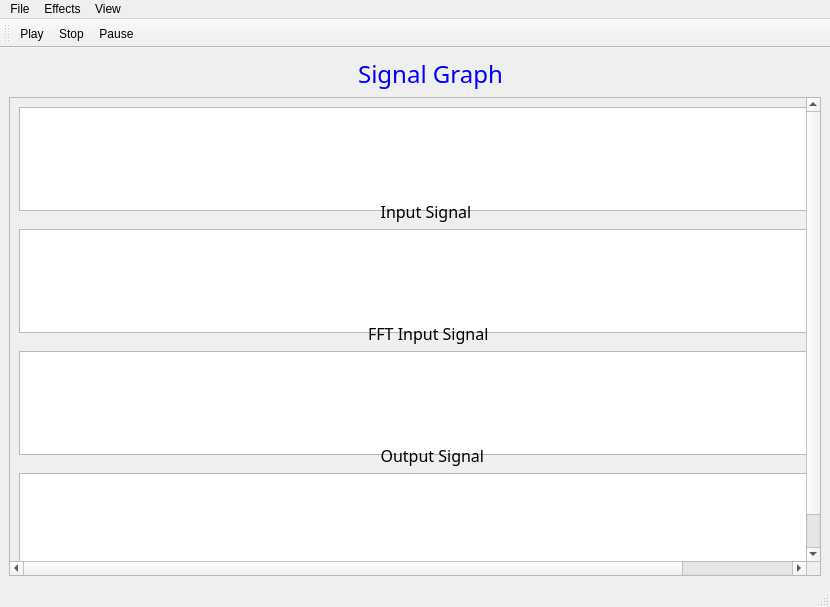
<?xml version="1.0" encoding="UTF-8"?>
<ui version="4.0">
 <class>MainWindow</class>
 <widget class="QMainWindow" name="MainWindow">
  <property name="geometry">
   <rect>
    <x>0</x>
    <y>0</y>
    <width>830</width>
    <height>607</height>
   </rect>
  </property>
  <property name="windowTitle">
   <string>MainWindow</string>
  </property>
  <widget class="QWidget" name="centralwidget">
   <layout class="QVBoxLayout" name="verticalLayout_3">
    <item>
     <widget class="QLabel" name="Signal_Status">
      <property name="palette">
       <palette>
        <active>
         <colorrole role="WindowText">
          <brush brushstyle="SolidPattern">
           <color alpha="255">
            <red>0</red>
            <green>0</green>
            <blue>255</blue>
           </color>
          </brush>
         </colorrole>
         <colorrole role="ButtonText">
          <brush brushstyle="SolidPattern">
           <color alpha="255">
            <red>0</red>
            <green>85</green>
            <blue>255</blue>
           </color>
          </brush>
         </colorrole>
        </active>
        <inactive>
         <colorrole role="WindowText">
          <brush brushstyle="SolidPattern">
           <color alpha="255">
            <red>0</red>
            <green>0</green>
            <blue>255</blue>
           </color>
          </brush>
         </colorrole>
         <colorrole role="ButtonText">
          <brush brushstyle="SolidPattern">
           <color alpha="255">
            <red>0</red>
            <green>85</green>
            <blue>255</blue>
           </color>
          </brush>
         </colorrole>
        </inactive>
        <disabled>
         <colorrole role="WindowText">
          <brush brushstyle="SolidPattern">
           <color alpha="255">
            <red>120</red>
            <green>120</green>
            <blue>120</blue>
           </color>
          </brush>
         </colorrole>
         <colorrole role="ButtonText">
          <brush brushstyle="SolidPattern">
           <color alpha="255">
            <red>120</red>
            <green>120</green>
            <blue>120</blue>
           </color>
          </brush>
         </colorrole>
        </disabled>
       </palette>
      </property>
      <property name="font">
       <font>
        <family>MV Boli</family>
        <pointsize>18</pointsize>
       </font>
      </property>
      <property name="text">
       <string>                                                        Signal Graph</string>
      </property>
     </widget>
    </item>
    <item>
     <layout class="QHBoxLayout" name="horizontalLayout_3">
      <item>
       <layout class="QHBoxLayout" name="horizontalLayout_2">
        <item>
         <layout class="QVBoxLayout" name="verticalLayout_2">
          <item>
           <widget class="QScrollArea" name="scrollArea">
            <property name="minimumSize">
             <size>
              <width>481</width>
              <height>471</height>
             </size>
            </property>
            <property name="widgetResizable">
             <bool>true</bool>
            </property>
            <widget class="QWidget" name="scrollAreaWidgetContents">
             <property name="geometry">
              <rect>
               <x>0</x>
               <y>0</y>
               <width>1665</width>
               <height>500</height>
              </rect>
             </property>
             <property name="minimumSize">
              <size>
               <width>0</width>
               <height>500</height>
              </size>
             </property>
             <layout class="QVBoxLayout" name="verticalLayout">
              <item>
               <widget class="PlotWidget" name="channel1">
                <property name="sizePolicy">
                 <sizepolicy hsizetype="Minimum" vsizetype="Minimum">
                  <horstretch>0</horstretch>
                  <verstretch>0</verstretch>
                 </sizepolicy>
                </property>
                <property name="minimumSize">
                 <size>
                  <width>300</width>
                  <height>104</height>
                 </size>
                </property>
               </widget>
              </item>
              <item>
               <widget class="QLabel" name="label">
                <property name="font">
                 <font>
                  <family>MV Boli</family>
                  <pointsize>12</pointsize>
                 </font>
                </property>
                <property name="text">
                 <string>                                                                                       Input Signal </string>
                </property>
               </widget>
              </item>
              <item>
               <widget class="PlotWidget" name="channel2">
                <property name="sizePolicy">
                 <sizepolicy hsizetype="Minimum" vsizetype="Minimum">
                  <horstretch>0</horstretch>
                  <verstretch>0</verstretch>
                 </sizepolicy>
                </property>
                <property name="minimumSize">
                 <size>
                  <width>300</width>
                  <height>104</height>
                 </size>
                </property>
               </widget>
              </item>
              <item>
               <widget class="QLabel" name="label_2">
                <property name="font">
                 <font>
                  <family>MV Boli</family>
                  <pointsize>12</pointsize>
                 </font>
                </property>
                <property name="text">
                 <string>                                                                                    FFT Input Signal                                                                                                          </string>
                </property>
               </widget>
              </item>
              <item>
               <widget class="PlotWidget" name="channel3">
                <property name="sizePolicy">
                 <sizepolicy hsizetype="Minimum" vsizetype="Minimum">
                  <horstretch>0</horstretch>
                  <verstretch>0</verstretch>
                 </sizepolicy>
                </property>
                <property name="minimumSize">
                 <size>
                  <width>300</width>
                  <height>104</height>
                 </size>
                </property>
               </widget>
              </item>
              <item>
               <widget class="QLabel" name="label_4">
                <property name="font">
                 <font>
                  <family>MV Boli</family>
                  <pointsize>12</pointsize>
                 </font>
                </property>
                <property name="text">
                 <string>                                                                                       Output Signal </string>
                </property>
               </widget>
              </item>
              <item>
               <widget class="PlotWidget" name="channel4">
                <property name="sizePolicy">
                 <sizepolicy hsizetype="Minimum" vsizetype="Minimum">
                  <horstretch>0</horstretch>
                  <verstretch>0</verstretch>
                 </sizepolicy>
                </property>
                <property name="minimumSize">
                 <size>
                  <width>300</width>
                  <height>104</height>
                 </size>
                </property>
               </widget>
              </item>
              <item>
               <widget class="QLabel" name="label_5">
                <property name="font">
                 <font>
                  <family>MV Boli</family>
                  <pointsize>12</pointsize>
                 </font>
                </property>
                <property name="text">
                 <string>                                                                                   FFT Output Signal</string>
                </property>
               </widget>
              </item>
             </layout>
            </widget>
           </widget>
          </item>
         </layout>
        </item>
       </layout>
      </item>
     </layout>
    </item>
   </layout>
  </widget>
  <widget class="QStatusBar" name="statusbar"/>
  <widget class="QToolBar" name="toolBar">
   <property name="windowTitle">
    <string>toolBar</string>
   </property>
   <attribute name="toolBarArea">
    <enum>TopToolBarArea</enum>
   </attribute>
   <attribute name="toolBarBreak">
    <bool>false</bool>
   </attribute>
   <addaction name="actionPlay"/>
   <addaction name="actionStop"/>
   <addaction name="actionPause"/>
  </widget>
  <widget class="QMenuBar" name="menuBar">
   <property name="geometry">
    <rect>
     <x>0</x>
     <y>0</y>
     <width>830</width>
     <height>21</height>
    </rect>
   </property>
   <widget class="QMenu" name="menuFile">
    <property name="title">
     <string>File</string>
    </property>
    <addaction name="actionOpen_File"/>
    <addaction name="actionSave_File"/>
   </widget>
   <widget class="QMenu" name="menuEffects">
    <property name="title">
     <string>Effects</string>
    </property>
    <addaction name="actionEqualization"/>
   </widget>
   <widget class="QMenu" name="menuView">
    <property name="title">
     <string>View</string>
    </property>
    <addaction name="actionOutPut_Signal"/>
    <addaction name="actionDifference_Signal"/>
    <addaction name="actionFFT_Original"/>
    <addaction name="actionFFT_OutPut"/>
    <addaction name="actionFFT_Difference_2"/>
   </widget>
   <addaction name="menuFile"/>
   <addaction name="menuEffects"/>
   <addaction name="menuView"/>
  </widget>
  <action name="actionOpen_File">
   <property name="icon">
    <iconset>
     <normaloff>../New folder (2)/task1-team_18/Images/open.png</normaloff>../New folder (2)/task1-team_18/Images/open.png</iconset>
   </property>
   <property name="text">
    <string>Open File</string>
   </property>
   <property name="shortcut">
    <string>Ctrl+O</string>
   </property>
  </action>
  <action name="actionSave_File">
   <property name="icon">
    <iconset>
     <normaloff>../New folder (2)/task1-team_18/Images/save.png</normaloff>../New folder (2)/task1-team_18/Images/save.png</iconset>
   </property>
   <property name="text">
    <string>Save File</string>
   </property>
   <property name="shortcut">
    <string>Ctrl+S</string>
   </property>
  </action>
  <action name="actionEqualization">
   <property name="text">
    <string>Equalization</string>
   </property>
   <property name="shortcut">
    <string>Ctrl+E</string>
   </property>
  </action>
  <action name="actionRectangular">
   <property name="text">
    <string>Rectangular</string>
   </property>
  </action>
  <action name="actionHamming">
   <property name="text">
    <string>Hamming</string>
   </property>
  </action>
  <action name="actionHanning">
   <property name="text">
    <string>Hanning</string>
   </property>
  </action>
  <action name="actionFFT_Input">
   <property name="text">
    <string>FFT (Input)</string>
   </property>
  </action>
  <action name="actionFFT_Output">
   <property name="text">
    <string>FFT (Output)</string>
   </property>
  </action>
  <action name="actionDifference">
   <property name="text">
    <string>Difference </string>
   </property>
  </action>
  <action name="actionFFT_Difference">
   <property name="text">
    <string>FFT (Difference)</string>
   </property>
  </action>
  <action name="actionPlay">
   <property name="icon">
    <iconset>
     <normaloff>../New folder (2)/task1-team_18/Images/play2.png</normaloff>../New folder (2)/task1-team_18/Images/play2.png</iconset>
   </property>
   <property name="text">
    <string>Play</string>
   </property>
   <property name="shortcut">
    <string>Ctrl+Media Play</string>
   </property>
  </action>
  <action name="actionStop">
   <property name="icon">
    <iconset>
     <normaloff>../New folder (2)/task1-team_18/Images/Stop1.png</normaloff>../New folder (2)/task1-team_18/Images/Stop1.png</iconset>
   </property>
   <property name="text">
    <string>Stop</string>
   </property>
   <property name="shortcut">
    <string>Ctrl+-</string>
   </property>
  </action>
  <action name="actionPause">
   <property name="icon">
    <iconset>
     <normaloff>../New folder (2)/task1-team_18/Images/pause2.png</normaloff>../New folder (2)/task1-team_18/Images/pause2.png</iconset>
   </property>
   <property name="text">
    <string>Pause</string>
   </property>
   <property name="shortcut">
    <string>Ctrl+Media Stop</string>
   </property>
  </action>
  <action name="actionOriginal_Signal">
   <property name="text">
    <string>Original Signal</string>
   </property>
  </action>
  <action name="actionOutPut_Signal">
   <property name="text">
    <string>OutPut Signal</string>
   </property>
  </action>
  <action name="actionDifference_Signal">
   <property name="text">
    <string>Difference Signal</string>
   </property>
  </action>
  <action name="actionFFT_Original">
   <property name="text">
    <string>FFT Original</string>
   </property>
  </action>
  <action name="actionFFT_OutPut">
   <property name="text">
    <string>FFT (OutPut)</string>
   </property>
  </action>
  <action name="actionFFT_Difference_2">
   <property name="text">
    <string>FFT (Difference)</string>
   </property>
  </action>
 </widget>
 <customwidgets>
  <customwidget>
   <class>PlotWidget</class>
   <extends>QGraphicsView</extends>
   <header>pyqtgraph.h</header>
  </customwidget>
 </customwidgets>
 <resources/>
 <connections/>
</ui>
